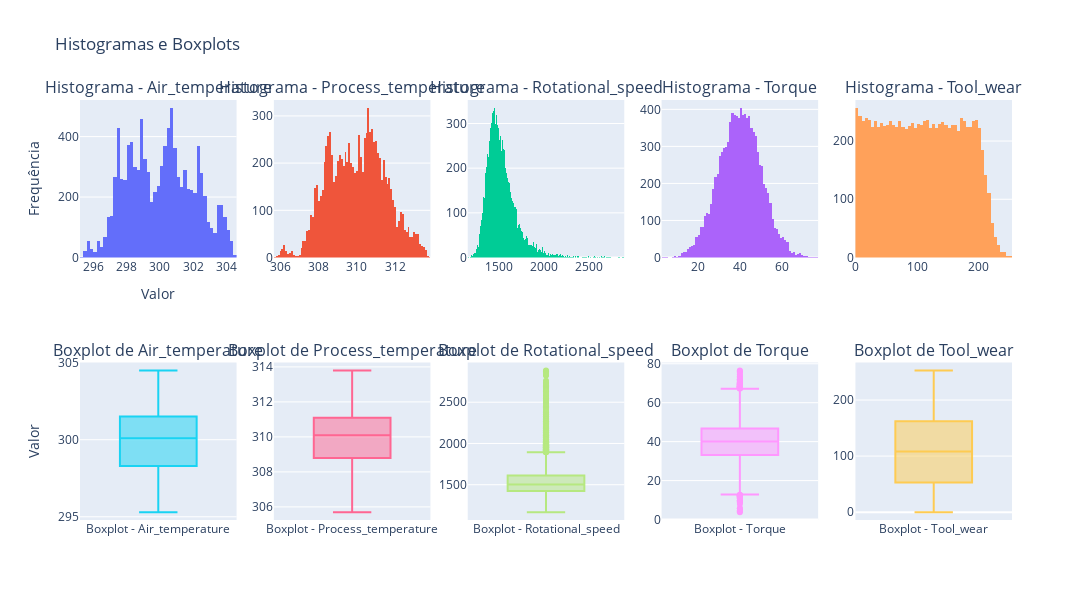

Notebook cell for this chart:
### Markdown cell above
*Como podemos ver, temos dois problemas aqui para modelar nosso modelo. O primeiro é o desbalanceamento das classes, precisaremos aplicar alguma estratégia para poder construir um modelo modesto, como `SMOTE-NC`, por exemplo. O segundo é que lidaremos com um problema de `multiclasses`, é importante sempre prestar atenção nisso também.*

**3.9 Plotagem de histograma e boxplot das colunas numéricas**

### Code cell
import pandas as pd

NUMERIC_FEATURES = ['Air_temperature', 'Process_temperature', 'Rotational_speed', 'Torque', 'Tool_wear']
CATEGORIC_FEATURES = ['Type']

# Criação de subplots: uma linha para histogramas e uma linha para boxplots
fig = make_subplots(rows=2, cols=len(NUMERIC_FEATURES),
                    subplot_titles=[f'Histograma - {feature}' for feature in NUMERIC_FEATURES] + [f'Boxplot de {feature}' for feature in NUMERIC_FEATURES],
                    row_heights=[0.5, 0.5])

# Adiciona histogramas à primeira linha
for i, feature in enumerate(NUMERIC_FEATURES):
    hist = go.Histogram(x=df[feature], name=f'Histograma - {feature}')
    fig.add_trace(hist, row=1, col=i+1)

# Adiciona boxplots à segunda linha
for i, feature in enumerate(NUMERIC_FEATURES):
    box = go.Box(y=df[feature], name=f'Boxplot - {feature}')
    fig.add_trace(box, row=2, col=i+1)

# Atualiza layout
fig.update_layout(height=600, width=1500, title_text='Histogramas e Boxplots', showlegend=False)
fig.update_xaxes(title_text='Valor', row=1, col=1)
fig.update_yaxes(title_text='Frequência', row=1, col=1)
fig.update_yaxes(title_text='Valor', row=2, col=1)

# Mostrar gráfico
fig.show()

### Figure 1 — Plotly figure (JSON) as saved in the notebook; plotly's stock layout.template omitted (floating-point values rounded to 4 significant figures; data arrays with more than 128 entries replaced by an {"elided": "..."} marker saying what was removed)
{"data": [{"name": "Histograma - Air_temperature", "type": "histogram", "x": {"elided": "10000 float values"}, "xaxis": "x", "yaxis": "y"}, {"name": "Histograma - Process_temperature", "type": "histogram", "x": {"elided": "10000 float values"}, "xaxis": "x2", "yaxis": "y2"}, {"name": "Histograma - Rotational_speed", "type": "histogram", "x": {"elided": "10000 int values"}, "xaxis": "x3", "yaxis": "y3"}, {"name": "Histograma - Torque", "type": "histogram", "x": {"elided": "10000 float values"}, "xaxis": "x4", "yaxis": "y4"}, {"name": "Histograma - Tool_wear", "type": "histogram", "x": {"elided": "10000 int values"}, "xaxis": "x5", "yaxis": "y5"}, {"name": "Boxplot - Air_temperature", "type": "box", "xaxis": "x6", "y": {"elided": "10000 float values"}, "yaxis": "y6"}, {"name": "Boxplot - Process_temperature", "type": "box", "xaxis": "x7", "y": {"elided": "10000 float values"}, "yaxis": "y7"}, {"name": "Boxplot - Rotational_speed", "type": "box", "xaxis": "x8", "y": {"elided": "10000 int values"}, "yaxis": "y8"}, {"name": "Boxplot - Torque", "type": "box", "xaxis": "x9", "y": {"elided": "10000 float values"}, "yaxis": "y9"}, {"name": "Boxplot - Tool_wear", "type": "box", "xaxis": "x10", "y": {"elided": "10000 int values"}, "yaxis": "y10"}], "layout": {"annotations": [{"font": {"size": 16}, "showarrow": false, "text": "Histograma - Air_temperature", "x": 0.084, "xanchor": "center", "xref": "paper", "y": 1, "yanchor": "bottom", "yref": "paper"}, {"font": {"size": 16}, "showarrow": false, "text": "Histograma - Process_temperature", "x": 0.292, "xanchor": "center", "xref": "paper", "y": 1, "yanchor": "bottom", "yref": "paper"}, {"font": {"size": 16}, "showarrow": false, "text": "Histograma - Rotational_speed", "x": 0.5, "xanchor": "center", "xref": "paper", "y": 1, "yanchor": "bottom", "yref": "paper"}, {"font": {"size": 16}, "showarrow": false, "text": "Histograma - Torque", "x": 0.708, "xanchor": "center", "xref": "paper", "y": 1, "yanchor": "bottom", "yref": "paper"}, {"font": {"size": 16}, "showarrow": false, "text": "Histograma - Tool_wear", "x": 0.916, "xanchor": "center", "xref": "paper", "y": 1, "yanchor": "bottom", "yref": "paper"}, {"font": {"size": 16}, "showarrow": false, "text": "Boxplot de Air_temperature", "x": 0.084, "xanchor": "center", "xref": "paper", "y": 0.375, "yanchor": "bottom", "yref": "paper"}, {"font": {"size": 16}, "showarrow": false, "text": "Boxplot de Process_temperature", "x": 0.292, "xanchor": "center", "xref": "paper", "y": 0.375, "yanchor": "bottom", "yref": "paper"}, {"font": {"size": 16}, "showarrow": false, "text": "Boxplot de Rotational_speed", "x": 0.5, "xanchor": "center", "xref": "paper", "y": 0.375, "yanchor": "bottom", "yref": "paper"}, {"font": {"size": 16}, "showarrow": false, "text": "Boxplot de Torque", "x": 0.708, "xanchor": "center", "xref": "paper", "y": 0.375, "yanchor": "bottom", "yref": "paper"}, {"font": {"size": 16}, "showarrow": false, "text": "Boxplot de Tool_wear", "x": 0.916, "xanchor": "center", "xref": "paper", "y": 0.375, "yanchor": "bottom", "yref": "paper"}], "height": 600, "showlegend": false, "title": {"text": "Histogramas e Boxplots"}, "width": 1500, "xaxis": {"anchor": "y", "domain": [0, 0.168], "title": {"text": "Valor"}}, "xaxis10": {"anchor": "y10", "domain": [0.832, 1]}, "xaxis2": {"anchor": "y2", "domain": [0.208, 0.376]}, "xaxis3": {"anchor": "y3", "domain": [0.416, 0.584]}, "xaxis4": {"anchor": "y4", "domain": [0.624, 0.792]}, "xaxis5": {"anchor": "y5", "domain": [0.832, 1]}, "xaxis6": {"anchor": "y6", "domain": [0, 0.168]}, "xaxis7": {"anchor": "y7", "domain": [0.208, 0.376]}, "xaxis8": {"anchor": "y8", "domain": [0.416, 0.584]}, "xaxis9": {"anchor": "y9", "domain": [0.624, 0.792]}, "yaxis": {"anchor": "x", "domain": [0.625, 1], "title": {"text": "Frequência"}}, "yaxis10": {"anchor": "x10", "domain": [0, 0.375]}, "yaxis2": {"anchor": "x2", "domain": [0.625, 1]}, "yaxis3": {"anchor": "x3", "domain": [0.625, 1]}, "yaxis4": {"anchor": "x4", "domain": [0.625, 1]}, "yaxis5": {"anchor": "x5", "domain": [0.625, 1]}, "yaxis6": {"anchor": "x6", "domain": [0, 0.375], "title": {"text": "Valor"}}, "yaxis7": {"anchor": "x7", "domain": [0, 0.375]}, "yaxis8": {"anchor": "x8", "domain": [0, 0.375]}, "yaxis9": {"anchor": "x9", "domain": [0, 0.375]}}}
